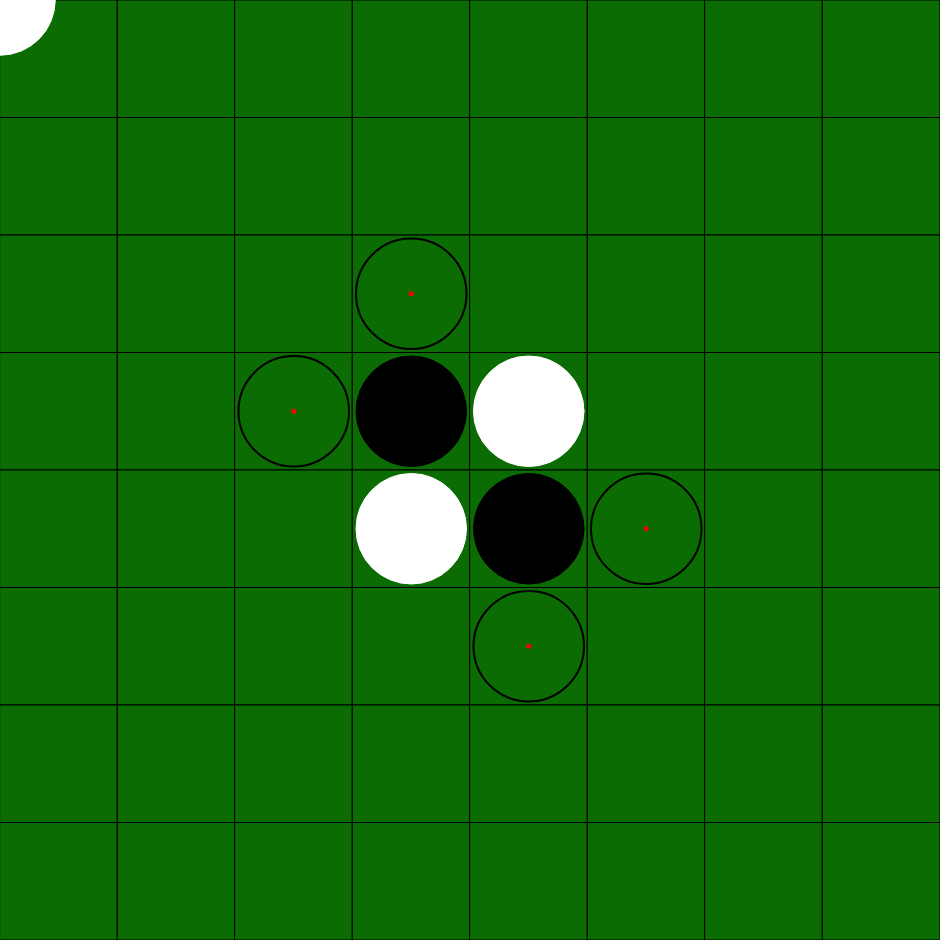
Frame 1 (no input)
Frame 60 (no input): identical to frame 1, image omitted
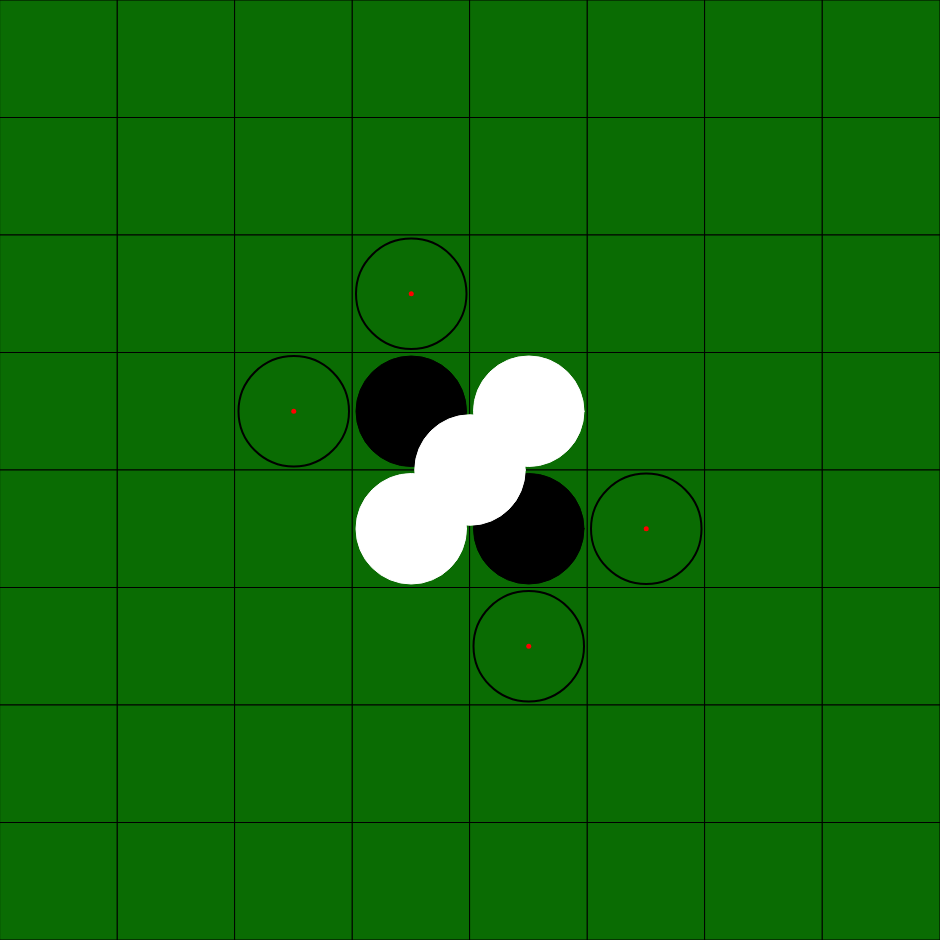
Frame 120 (the mouse pressed at the canvas centre since frame 60)

The p5.js sketch that drew these frames (run headless with seeded random() and noise() and a simulated clock; from frame 60 on, the mouse is pressed at the canvas centre):

// p5.js sketch
// ── sketch.js
var gridSize = 8;
var grid = [];

var posMoves = [];

const E = 0;
const B = 1;
const W = 2;

var w, h;

var turn = W;
var bs = 0;
var ws = 0;
var scoreP;

var done = false;

function setup() {
  createCanvas(windowHeight - 60, windowHeight - 60);
  createGrid();

  w = width / gridSize;
  h = height / gridSize;

  scoreP = createP();

  getPosMoves();
  getScore();
}

function createGrid() {
  for (var i = 0; i < gridSize; i++) {
    grid[i] = [];
    for (var j = 0; j < gridSize; j++) {
      grid[i][j] = E;
    }
  }
  grid[3][3] = B;
  grid[3][4] = W;
  grid[4][4] = B;
  grid[4][3] = W;
}

function drawGrid() {
  for (var i = 0; i < gridSize; i++) {
    for (var j = 0; j < gridSize; j++) {
      stroke(0);
      fill(10, 108, 3);
      rect(i * w, j * h, w, h);
      if (grid[i][j] == B) {
        stroke(0);
        fill(0);
        ellipse(i * w + w / 2, j * h + h / 2, w - 7, h - 7);
      }
      if (grid[i][j] == W) {
        stroke(255);
        fill(255);
        ellipse(i * w + w / 2, j * h + h / 2, w - 7, h - 7);
      }
    }
  }

  push();
  noFill();
  for (let m of posMoves) {
    stroke(0);
    strokeWeight(2);
    ellipse(m[0] * w + w / 2, m[1] * h + h / 2, w - 7, h - 7);

    stroke(255, 0, 0);
    strokeWeight(5);
    point(m[0] * w + w / 2, m[1] * h + h / 2);
  }
  pop();

  if (!done) {
    if (turn == B) {
      stroke(0);
      fill(0);
    } else {
      stroke(255);
      fill(255);
    }
    ellipse(mouseX, mouseY, w - 7, h - 7);
  }
}

function mouseClicked() {
  if (mouseX < width && mouseX > 0) {
    if (mouseY < height && mouseY > 0) {
      placePiece(int(mouseX / w), int(mouseY / h));
    }
  }
}

function checkPiece(x, y, type) {
  let o;
  if (type == W) {
    o = B;
  } else {
    o = W;
  }

  if (grid[x][y] != E) {
    return false;
  }

  if (!checkFlips(x, y)) {
    return false;
  }

  if (x > 0) {
    if (grid[x - 1][y] == o) {
      return true;
    }
  }
  if (x < gridSize - 1) {
    if (grid[x + 1][y] == o) {
      return true;
    }
  }
  if (y > 0) {
    if (grid[x][y - 1] == o) {
      return true;
    }
  }
  if (y < gridSize - 1) {
    if (grid[x][y + 1] == o) {
      return true;
    }
  }

  return false;
}

function getPosMoves() {
  posMoves = [];
  for (var i = 0; i < gridSize; i++) {
    for (var j = 0; j < gridSize; j++) {
      if (checkPiece(i, j, turn)) {
        posMoves.push([i, j]);
      }
    }
  }
}

function getScore() {
  bs = 0;
  ws = 0;
  for (var i = 0; i < gridSize; i++) {
    for (var j = 0; j < gridSize; j++) {
      if (grid[i][j] == B) {
        ws += 1;
      }
      if (grid[i][j] == W) {
        bs += 1;
      }
    }
  }

  if (bs + ws >= gridSize * gridSize) {
    done = true;
  }
}

function draw() {
  background(10, 108, 3);
  drawGrid();

  if (!done) {
    scoreP.html("White Score: " + str(bs) + ", Black Score " + str(ws));
  } else {
    if (bs > ws) {
      scoreP.html("White Wins");
    } else {
      scoreP.html("Black Wins");
    }
  }
}

// ── Flip.js
function placePiece(x, y) {
  if (checkPiece(x, y, turn)) {
    let o;
    if (turn == W) {
      o = B;
    } else {
      o = W;
    }
    grid[x][y] = turn;

    let cX = x;
    let cY = y;

    //left
    cX -= 1;
    while (cX >= 0) {
      if (grid[cX][y] == turn) {
        for (var i = cX; i < x; i++) {
          grid[i][y] = turn;
        }
        break;
      }
      if (grid[cX][y] == E) {
        break;
      }
      cX -= 1;
    }

    //right
    cX = x + 1;
    cY = y;
    while (cX < gridSize - 1) {
      if (grid[cX][y] == turn) {
        for (var i = x; i < cX; i++) {
          grid[i][y] = turn;
        }
        break;
      }
      if (grid[cX][y] == E) {
        break;
      }
      cX += 1;
    }

    //up
    cX = x;
    cY = y - 1;
    while (cY >= 0) {
      if (grid[x][cY] == turn) {
        for (var i = cY; i < y; i++) {
          grid[x][i] = turn;
        }
        break;
      }
      if (grid[x][cY] == E) {
        break;
      }
      cY -= 1;
    }

    //down
    cX = x;
    cY = y + 1;
    while (cY < gridSize - 1) {
      if (grid[x][cY] == turn) {
        for (var i = y; i < cY; i++) {
          grid[x][i] = turn;
        }
        break;
      }
      if (grid[x][cY] == E) {
        break;
      }
      cY += 1;
    }

    //up, right
    cX = x + 1;
    cY = y + 1;
    while (cX < gridSize - 1 && cY < gridSize - 1) {
      if (grid[cX][cY] == turn) {
        for (i = 0; i <= abs(cX - x); i++) {
          grid[x + i][y + i] = turn;
        }
        break;
      }
      if (grid[cX][cY] == E) {
        break;
      }
      cX += 1;
      cY += 1;
    }

    //up, left
    cX = x - 1;
    cY = y + 1;
    while (cX >= 0 && cY < gridSize - 1) {
      if (grid[cX][cY] == turn) {
        for (i = 0; i <= abs(cX - x); i++) {
          grid[x - i][y + i] = turn;
        }
        break;
      }
      if (grid[cX][cY] == E) {
        break;
      }
      cX -= 1;
      cY += 1;
    }

    //down, right
    cX = x + 1;
    cY = y - 1;
    while (cX < gridSize - 1 && cY >= 0) {
      if (grid[cX][cY] == turn) {
        for (i = 0; i <= abs(cX - x); i++) {
          grid[x + i][y - i] = turn;
        }
        break;
      }
      if (grid[cX][cY] == E) {
        break;
      }
      cX += 1;
      cY -= 1;
    }

    //down, left
    cX = x - 1;
    cY = y - 1;
    while (cX >= 0 && cY >= 0) {
      if (grid[cX][cY] == turn) {
        for (i = 0; i <= abs(cX - x); i++) {
          grid[x - i][y - i] = turn;
        }
        break;
      }
      if (grid[cX][cY] == E) {
        break;
      }
      cX -= 1;
      cY -= 1;
    }

    turn = o;
    getPosMoves();
    getScore();
  }
}

function checkFlips(x, y) {
  let o;
  if (turn == W) {
    o = B;
  } else {
    o = W;
  }

  let cX = x;
  let cY = y;

  //left
  cX -= 1;
  while (cX >= 0) {
    if (grid[cX][y] == turn) {
      for (var i = cX; i < x; i++) {
        if (grid[i][y] == o) {
          return true;
        }
      }
      break;
    }
    if (grid[cX][y] == E) {
      break;
    }
    cX -= 1;
  }

  //right
  cX = x + 1;
  cY = y;
  while (cX < gridSize - 1) {
    if (grid[cX][y] == turn) {
      for (var i = x; i < cX; i++) {
        if (grid[i][y] == o) {
          return true;
        }
      }
      break;
    }
    if (grid[cX][y] == E) {
      break;
    }
    cX += 1;
  }

  //up
  cX = x;
  cY = y - 1;
  while (cY >= 0) {
    if (grid[x][cY] == turn) {
      for (var i = cY; i < y; i++) {
        if (grid[x][i] == o) {
          return true;
        }
      }
      break;
    }
    if (grid[x][cY] == E) {
      break;
    }
    cY -= 1;
  }

  //down
  cX = x;
  cY = y + 1;
  while (cY < gridSize - 1) {
    if (grid[x][cY] == turn) {
      for (var i = y; i < cY; i++) {
        if (grid[x][i] == o) {
          return true;
        }
      }
      break;
    }
    if (grid[x][cY] == E) {
      break;
    }
    cY += 1;
  }

  //up, right
  cX = x + 1;
  cY = y + 1;
  while (cX < gridSize - 1 && cY < gridSize - 1) {
    if (grid[cX][cY] == turn) {
      for (i = 0; i <= abs(cX - x); i++) {
        if (grid[x + i][y + i] == o) {
          return true;
        }
      }
      break;
    }
    if (grid[cX][cY] == E) {
      break;
    }
    cX += 1;
    cY += 1;
  }

  //up, left
  cX = x - 1;
  cY = y + 1;
  while (cX >= 0 && cY < gridSize - 1) {
    if (grid[cX][cY] == turn) {
      for (i = 0; i <= abs(cX - x); i++) {
        if (grid[x - i][y + i] == o) {
          return true;
        }
      }
      break;
    }
    if (grid[cX][cY] == E) {
      break;
    }
    cX -= 1;
    cY += 1;
  }

  //down, right
  cX = x + 1;
  cY = y - 1;
  while (cX < gridSize - 1 && cY >= 0) {
    if (grid[cX][cY] == turn) {
      for (i = 0; i <= abs(cX - x); i++) {
        if (grid[x + i][y - i] == o) {
          return true;
        }
      }
      break;
    }
    if (grid[cX][cY] == E) {
      break;
    }
    cX += 1;
    cY -= 1;
  }

  //down, left
  cX = x - 1;
  cY = y - 1;
  while (cX >= 0 && cY >= 0) {
    if (grid[cX][cY] == turn) {
      for (i = 0; i <= abs(cX - x); i++) {
        if (grid[x - i][y - i] == o) {
          return true;
        }
      }
      break;
    }
    if (grid[cX][cY] == E) {
      break;
    }
    cX -= 1;
    cY -= 1;
  }
}
